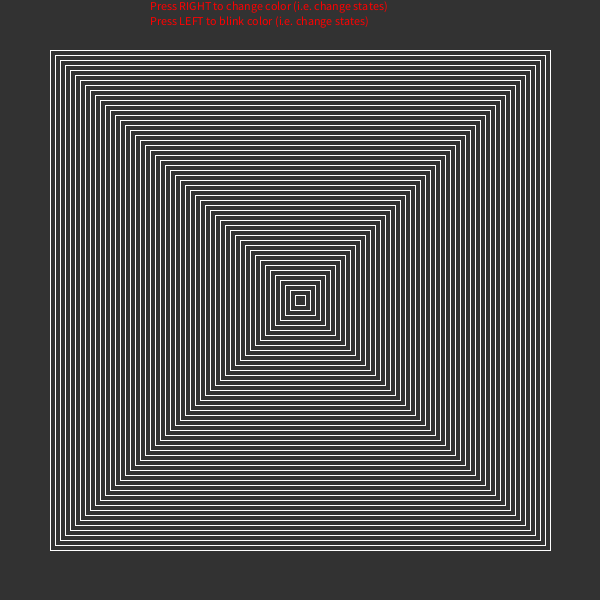
Frame 1 (no input)
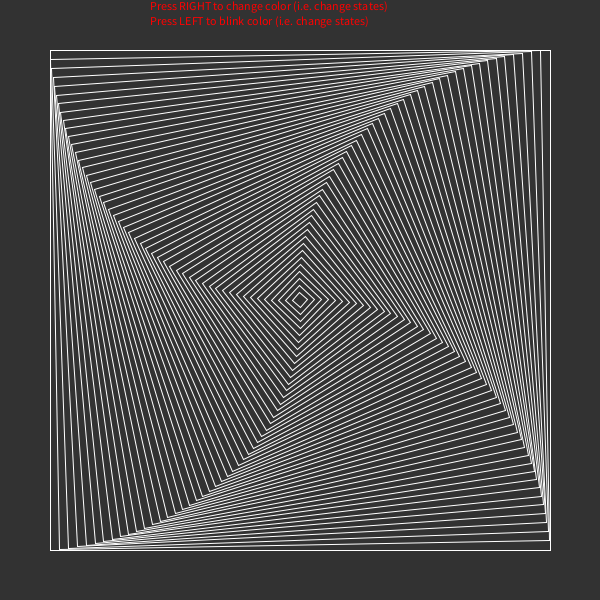
Frame 60 (the mouse pressed at the canvas centre just before this capture)
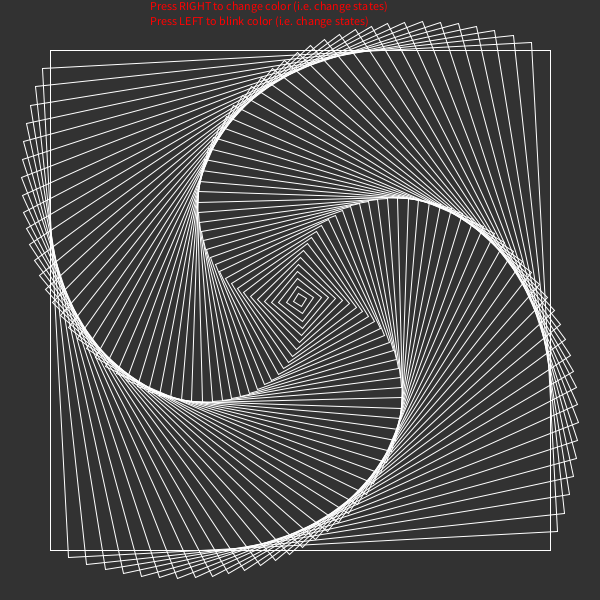
Frame 120 (the mouse held since frame 60 and released just before this capture)

The Processing sketch that drew these frames (run headless with seeded random() and noise(); from frame 60 on, the mouse is pressed at the canvas centre):

// Processing sketch: w05_02_characterState
// ── w05_02_characterState.pde
int state = 0;
Rotation r;

void setup() {
  size(600, 600); 
  rectMode(CENTER);
  r = new Rotation();
}

void draw() {
  background(50);
  
  fill(255,0,0);
  text("Press RIGHT to change color (i.e. change states)", width/4, 10);
  text("Press LEFT to blink color (i.e. change states)", width/4, 25);
  
  
  r.display();
  r.update();
}

void keyPressed() {
}

class Rotation {
  int state;
  float a = 0.0;
  float aVelocity = 0.0;
  float aAcceleration;

  Rotation() {
  }

  void display() {   
    switch (state) {
    case 0:
      stroke(255);
      break;
    case 1:
      stroke(0);
      break;
    default:
      break;
    }
    translate(width/2, height/2);
    noFill();
    for (int d = 500; d>0; d-=10) {
      rect(0, 0, d, d);
      rotate(a);
    }
  }

  void update() {
    switch(state) {
    case 0:
      if (keyCode == RIGHT) {
        advance();
      }
    case 1:
      if (keyCode == LEFT) {
        advance();
      }
      break;
    default:
      break;
    }

    aAcceleration = map(mouseX, 0, width, -0.00001, 0.00001);
    a += aVelocity;
    aVelocity += aAcceleration;
  }

  void advance() {
    state++;
    if (state > 1){
    state = 0;
    }
  }
}
